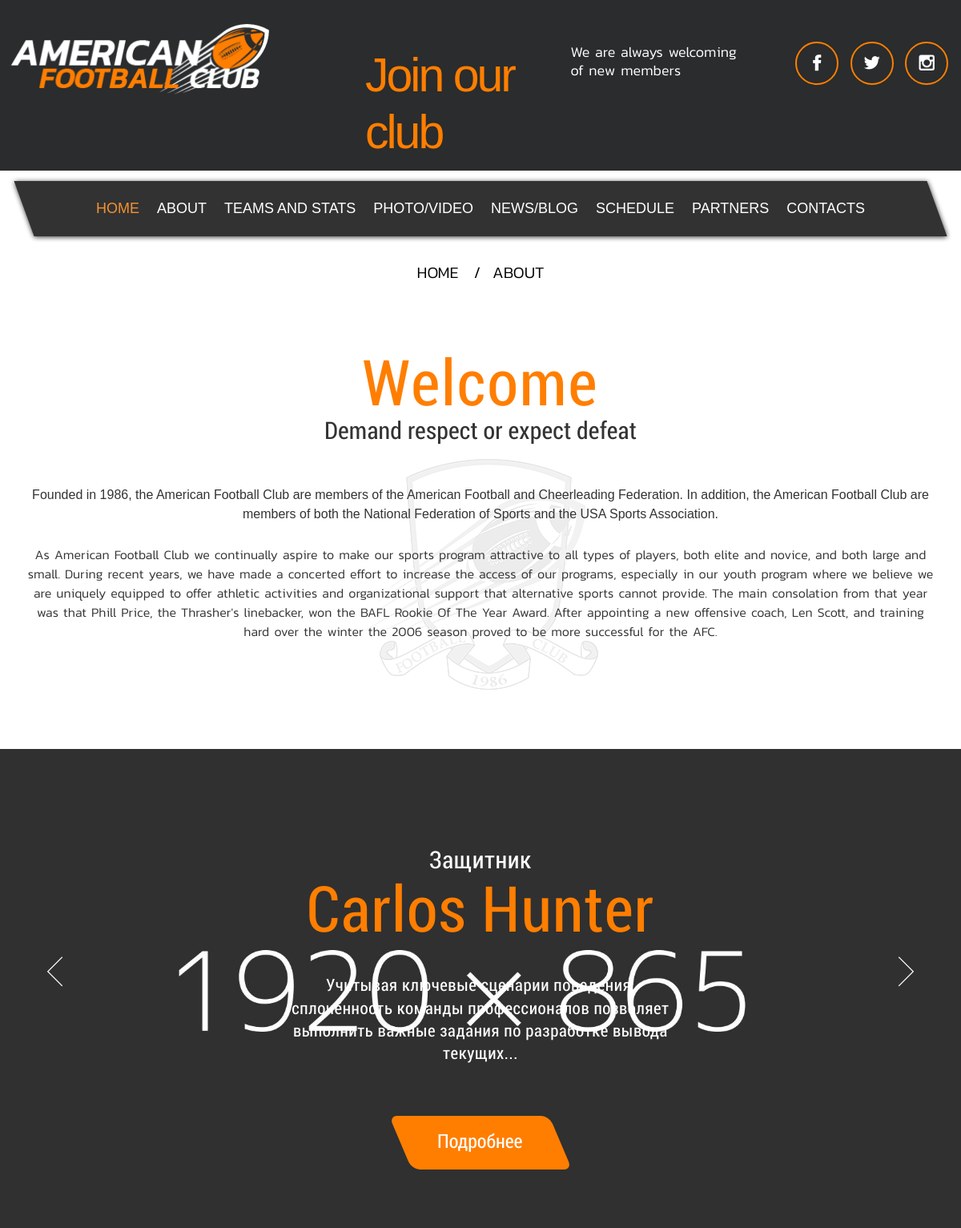
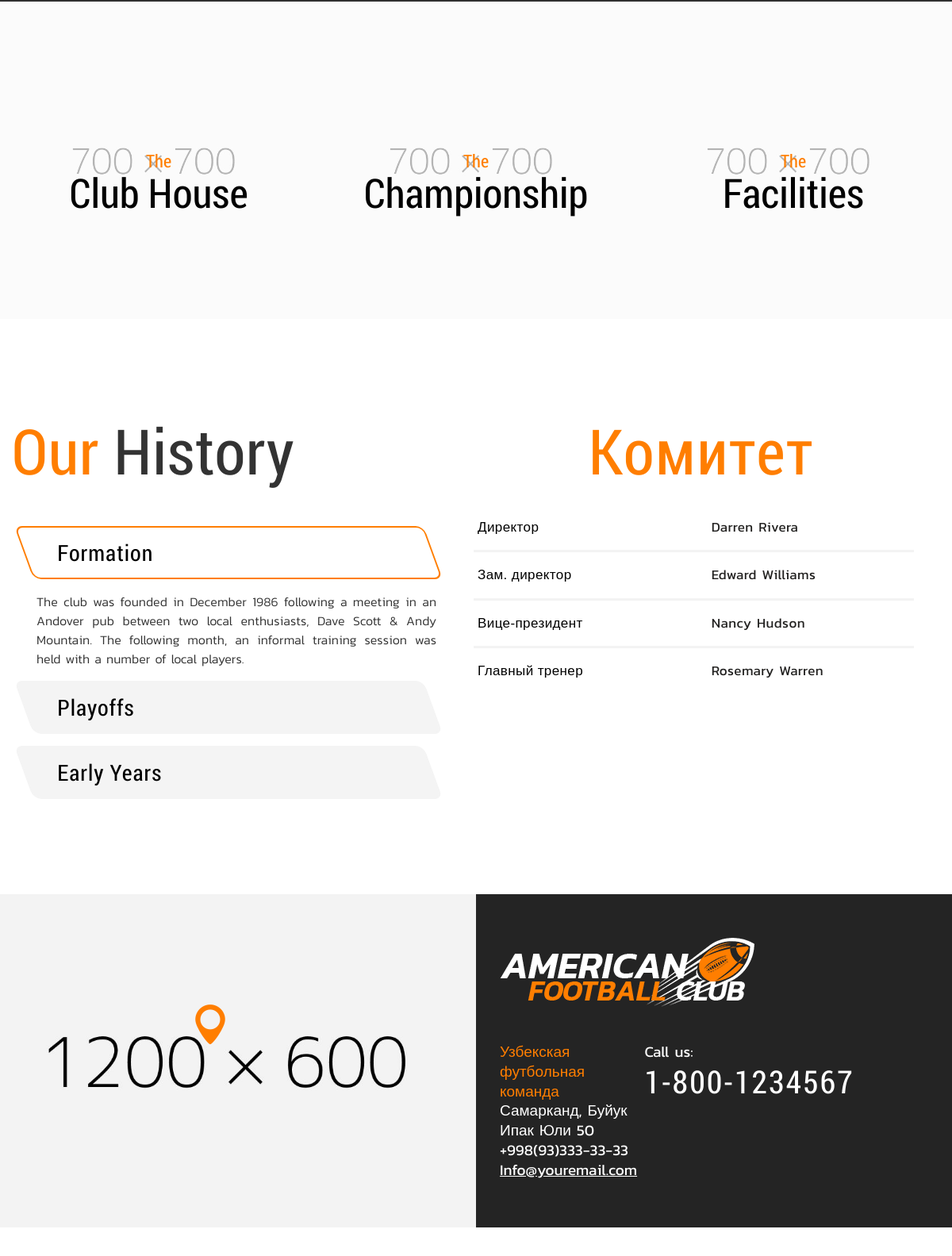
The page /about/ on the database its author committed (2 pictures, top to bottom).
### app/models.py (models this page shows)
class TeamMembers(models.Model):
    name = models.CharField(verbose_name="Name", max_length=30, default="")
    last_name = models.CharField(verbose_name="Last name", max_length=30, default="")
    rank = models.CharField(verbose_name="Rank", max_length=50, default="")
    biography = models.TextField(verbose_name="Biography", default="")
    is_active = models.BooleanField(verbose_name="Is active", default=False)
    def admin_biography(self):
        short_description = self.biography[:200]
        return f"{short_description.rsplit(' ', 1)[0]}"
    admin_biography.short_description = "Desc"
    admin_biography.allow_tags = True
    class Meta:
        verbose_name = "member"
        verbose_name_plural = "team members"
        ordering = ["name", "is_active"]

class Committee(models.Model):
    name = models.CharField(verbose_name="Name", max_length=40, default="")
    last_name = models.CharField(verbose_name="Last_name", max_length=40, default="")
    occupation = models.CharField(verbose_name="Occupation", max_length=50, default="")
    is_active = models.BooleanField(verbose_name="Is active", default=False)
    class Meta:
        verbose_name = "Member"
        verbose_name_plural = "Committee"
        ordering = ["name", "last_name"]

### app/views.py (the view)
# urls.py: path("about/", about, name="about"),
def about(request):
    team_members = TeamMembers.objects.filter(is_active=True)
    for member in team_members:
        member.biography = member.biography.split(".", 1)[0] + "."
        member.biography = cut(member.biography, 250)
    committee_list = Committee.objects.filter(is_active=True)
    return render(request, "about.html", {
        "team_members": team_members,
        "committee_list": committee_list,
    })

### app/views.py (called while the page is built)
def cut(variable, length):
    variable = variable[:length]
    variable = variable.rsplit(" ", 1)[0]
    if not variable[-1].isalnum():
        variable = variable[:-1]
    variable += "..."
    return variable

### templates/about.html (shortened to what this page needs)
{% extends "app/inner/inner.html" %}
    {% block content %}
    <section id="page-content">
        <div class="breadcrumbs">
            <ul class="breadcrumb t-center">
                <li><a href="{% url "home" %}">home</a></li>
                <li class="active">about</li>
            </ul>
        </div>
        <div class="welcome t-center">
            <div class="container">
                <h2><span class="orange-text">Welcome</span></h2>
                <h4>Demand respect or expect defeat</h4>
                <div class="text-welcome">
                    <p>Founded in 1986, the American Football Club are members of the American Football and Cheerleading
                        Federation. In addition, the American Football Club are members of both the National Federation
                        of Sports and the USA Sports Association.</p>
                    <p>As American Football Club we continually aspire to make our sports program attractive to all
                        types of players, both elite and novice, and both large and small. During recent years, we have
                        made a concerted effort to increase the access of our programs, especially in our youth program
                        where we believe we are uniquely equipped to offer athletic activities and organizational
                        support that alternative sports cannot provide. The main consolation from that year was that
                        Phill Price, the Thrasher's linebacker, won the BAFL Rookie Of The Year Award. After appointing
                        a new offensive coach, Len Scott, and training hard over the winter the 2006 season proved to be
                        more successful for the AFC.
                    </p>
                </div>
            </div>
        </div>
        <div class="about-content-block t-center">
            <div class="container-fluid padding-null">
                <div class="carousel-wrap-about-players owl-carousel owl-theme">
                    {% for member in team_members %}
                        <div class="carousel-item-about-players car-item-bg1">
                            <div class="car-content">
                                <h4>{{ member.rank }} </h4>
                                <h2><span class="orange-text">{{ member.name }} {{ member.last_name }}</span></h2>
                                <p>{{ member.biography}}</p>
                                <a href="#" class="btn btn-link-o">
                                    <span>Подробнее</span>
                                </a>
                            </div>
                        </div>
                    {% endfor %}
                </div>
                <div class="carousel-wrap-about-sections owl-carousel owl-theme">
                    <div class="carousel-item-about-sections section1">
                        <a href="#">
                            <h3><span class="orange-text">The</span><br>Club House</h3>
                        </a>
                    </div>
                    <div class="carousel-item-about-sections section2">
                        <a href="#">
                            <h3><span class="orange-text">The</span><br>Championship</h3>
                        </a>
                    </div>
                    <div class="carousel-item-about-sections section3">
                        <a href="#">
                            <h3><span class="orange-text">The</span><br>Facilities</h3>
                        </a>
                    </div>
                </div>
            </div>
        </div>
        <div class="about-info-block">
            <div class="container">
                <div class="row">
                    <div class="col-lg-6">
                        <div class="history-block">
                            <h2><span class="orange-text">Our </span>History</h2>
                            <a href="#" class="btn btn-link-g spoiler-l1 on"><span>Formation</span></a>
                            <div id="info-spol1" class="info-spoiler1">
                                <p>The club was founded in December 1986 following a meeting in an Andover pub between
                                    two local enthusiasts, Dave Scott & Andy Mountain. The following month, an informal
                                    training session was held with a number of local players.</p>
                            </div>
                            <a href="#" class="btn btn-link-g spoiler-l2"><span>Playoffs</span></a>
                            <a href="#" class="btn btn-link-g spoiler-l3"><span>Early Years</span></a>
                        </div>
                    </div>
                    <div class="col-lg-6">
                        <div class="infoCommittee-wrap">
                            <h2><span class="orange-text">Комитет</span></h2>
                            <div class="inner-text">
                                {% for committee in committee_list %}
                                    <div class="line-block">
                                    <p>{{ committee.occupation }}</p>
                                    <p>{{ committee.name }} {{ committee.last_name }}</p>
                                </div>
                                {% endfor %}
                            </div>
                        </div>
                    </div>
                </div>
            </div>
        </div>
    </section>
    {% endblock %}

### rows shown on the page
TeamMembers: rank "Защитник", name "Carlos", last_name "Hunter", biography "Учитывая ключевые сценарии поведения, сплочённость команды профессионалов позволяет выполнить важные задания по разработке вывода текущих..."
Committee: occupation "Директор", name "Darren", last_name "Rivera"
Committee: occupation "Зам. директор", name "Edward", last_name "Williams"
Committee: occupation "Вице-президент", name "Nancy", last_name "Hudson"
Committee: occupation "Главный тренер", name "Rosemary", last_name "Warren"
